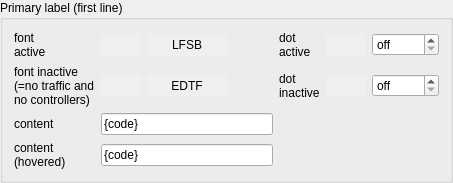
          <widget class="QGroupBox" name="groupBox">
           <property name="title">
            <string>Primary label (first line)</string>
           </property>
           <layout class="QGridLayout" name="gridLayout_11">
            <item row="2" column="1" colspan="5">
             <widget class="QLineEdit" name="lineEditAirportPrimaryContent">
              <property name="text">
               <string>{code}</string>
              </property>
             </widget>
            </item>
            <item row="0" column="8">
             <widget class="QPushButton" name="pbAirportDotColor">
              <property name="autoFillBackground">
               <bool>true</bool>
              </property>
              <property name="flat">
               <bool>true</bool>
              </property>
             </widget>
            </item>
            <item row="0" column="0">
             <widget class="QLabel" name="label_52">
              <property name="text">
               <string>font 
active</string>
              </property>
              <property name="buddy">
               <cstring>pbInactAirportFontColor</cstring>
              </property>
             </widget>
            </item>
            <item row="1" column="7">
             <widget class="QLabel" name="label_38">
              <property name="text">
               <string>dot
inactive</string>
              </property>
              <property name="buddy">
               <cstring>pbAirportDotColor</cstring>
              </property>
             </widget>
            </item>
            <item row="0" column="7">
             <widget class="QLabel" name="label_55">
              <property name="text">
               <string>dot
active</string>
              </property>
              <property name="buddy">
               <cstring>pbInactAirportDotColor</cstring>
              </property>
             </widget>
            </item>
            <item row="1" column="2">
             <widget class="QPushButton" name="pbInactAirportFont">
              <property name="autoFillBackground">
               <bool>true</bool>
              </property>
              <property name="text">
               <string>EDTF</string>
              </property>
              <property name="flat">
               <bool>true</bool>
              </property>
             </widget>
            </item>
            <item row="0" column="2">
             <widget class="QPushButton" name="pbAirportFont">
              <property name="autoFillBackground">
               <bool>true</bool>
              </property>
              <property name="text">
               <string>LFSB</string>
              </property>
              <property name="flat">
               <bool>true</bool>
              </property>
             </widget>
            </item>
            <item row="1" column="9">
             <widget class="QDoubleSpinBox" name="sbInactAirportDotSize">
              <property name="toolTip">
               <string>set to 0 to deactivate.</string>
              </property>
              <property name="specialValueText">
               <string>off</string>
              </property>
              <property name="suffix">
               <string> px</string>
              </property>
              <property name="decimals">
               <number>1</number>
              </property>
              <property name="maximum">
               <double>10.000000000000000</double>
              </property>
              <property name="singleStep">
               <double>0.100000000000000</double>
              </property>
             </widget>
            </item>
            <item row="3" column="0">
             <widget class="QLabel" name="label_79">
              <property name="text">
               <string>content 
(hovered)</string>
              </property>
             </widget>
            </item>
            <item row="3" column="1" colspan="5">
             <widget class="QLineEdit" name="lineEditAirportPrimaryContentHovered">
              <property name="text">
               <string>{code}</string>
              </property>
             </widget>
            </item>
            <item row="1" column="1">
             <widget class="QPushButton" name="pbInactAirportFontColor">
              <property name="toolTip">
               <string>set color-alpha to 0 to disable.</string>
              </property>
              <property name="autoFillBackground">
               <bool>true</bool>
              </property>
              <property name="flat">
               <bool>true</bool>
              </property>
             </widget>
            </item>
            <item row="1" column="8">
             <widget class="QPushButton" name="pbInactAirportDotColor">
              <property name="autoFillBackground">
               <bool>true</bool>
              </property>
              <property name="flat">
               <bool>true</bool>
              </property>
             </widget>
            </item>
            <item row="2" column="0">
             <widget class="QLabel" name="label_78">
              <property name="text">
               <string>content</string>
              </property>
             </widget>
            </item>
            <item row="0" column="9">
             <widget class="QDoubleSpinBox" name="sbAirportDotSize">
              <property name="toolTip">
               <string>set to 0 to deactivate.</string>
              </property>
              <property name="specialValueText">
               <string>off</string>
              </property>
              <property name="suffix">
               <string> px</string>
              </property>
              <property name="decimals">
               <number>1</number>
              </property>
              <property name="maximum">
               <double>10.000000000000000</double>
              </property>
              <property name="singleStep">
               <double>0.100000000000000</double>
              </property>
             </widget>
            </item>
            <item row="0" column="1">
             <widget class="QPushButton" name="pbAirportFontColor">
              <property name="autoFillBackground">
               <bool>true</bool>
              </property>
              <property name="flat">
               <bool>true</bool>
              </property>
             </widget>
            </item>
            <item row="1" column="0">
             <widget class="QLabel" name="label_19">
              <property name="text">
               <string>font inactive
(=no traffic and 
no controllers)</string>
              </property>
              <property name="buddy">
               <cstring>pbAirportFontColor</cstring>
              </property>
             </widget>
            </item>
            <item row="0" column="3" colspan="3">
             <spacer name="horizontalSpacer_5">
              <property name="orientation">
               <enum>Qt::Horizontal</enum>
              </property>
              <property name="sizeHint" stdset="0">
               <size>
                <width>40</width>
                <height>20</height>
               </size>
              </property>
             </spacer>
            </item>
           </layout>
          </widget>
